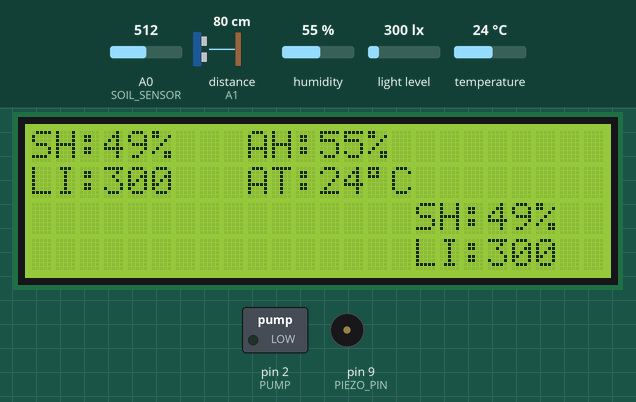
Bench run of a sketch on a simulated Arduino Uno, built with avr-gcc and run on an emulated ATmega328P. Shown: 24×4 character LCD, switched loads named in the sketch (green lamp = pin HIGH), buzzer (waves = sounding). Wiring (inferred from the names in the program): ultrasonic range finder: trigger pin 13; echo A1. Inputs (shaded band) come from the test bench; at power-on: distance to the obstacle (sensor on A1) 80 cm, A0 (SOIL_SENSOR) = 512, humidity 55 %, light level 300 lx, temperature 24 °C. The echo pulse lasts 58.3 µs per cm; pins used as bus, display or sensor lines are not drawn; what the sketch prints to the serial monitor is not drawn.

Above: at 1.2 s.
1.3 s: distance to the obstacle (sensor on A1) set to 2 cm
At 4.9 s:
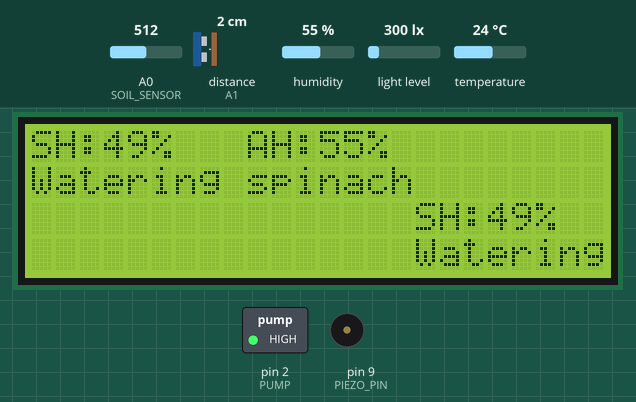
9.3 s: A0 (SOIL_SENSOR) set to 422
At 11.3 s:
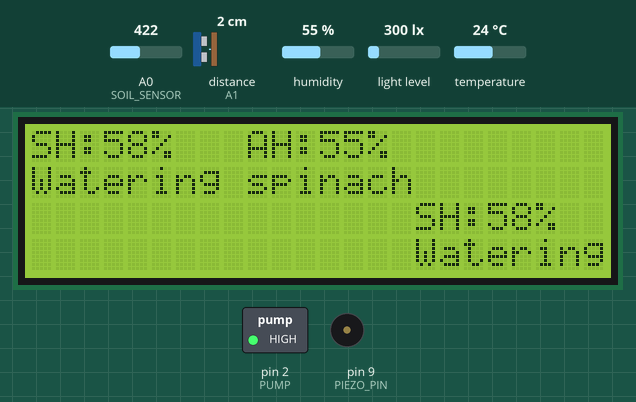
13.4 s: A0 (SOIL_SENSOR) set to 395
At 14.9 s:
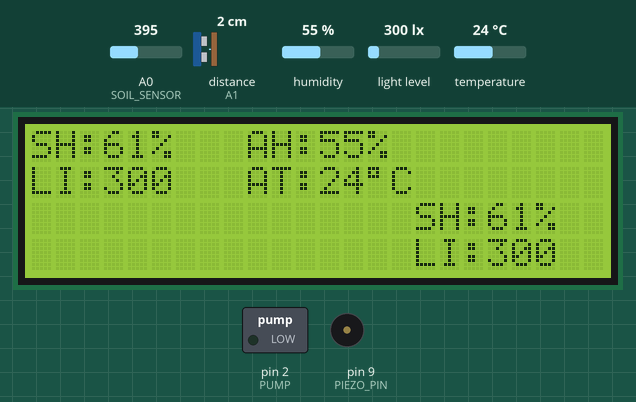
17.5 s: A0 (SOIL_SENSOR) set to 992
At 19.7 s:
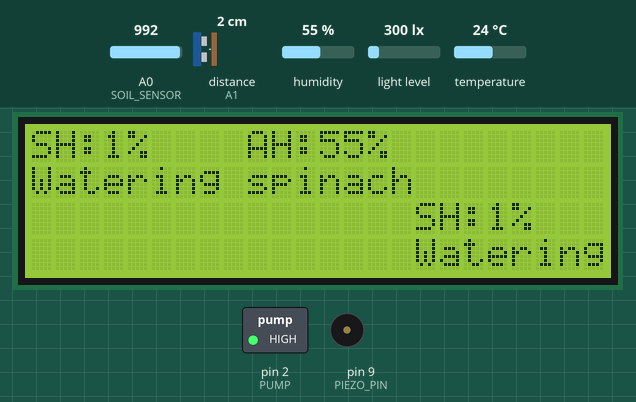
25.5 s: humidity set to 22 %
At 29.2 s:
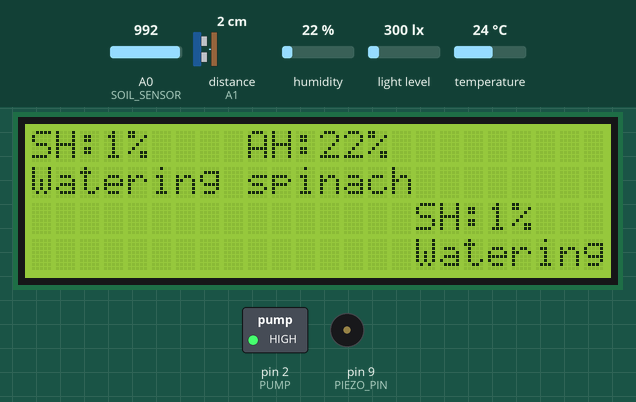
29.6 s: light level set to 40 lx
At 29.91 s:
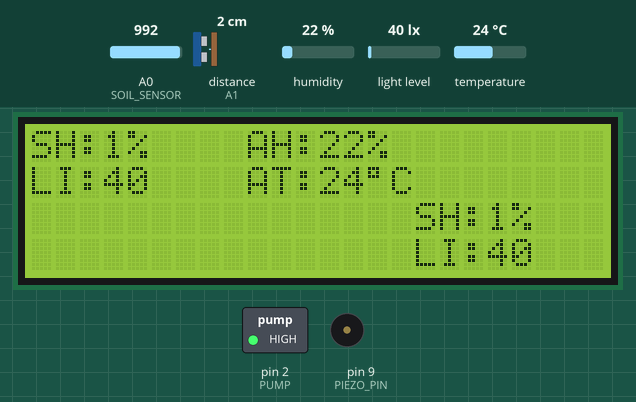
Timing chart, 0 to 32.6 s (numbered marks = the images above; inputs shaded):
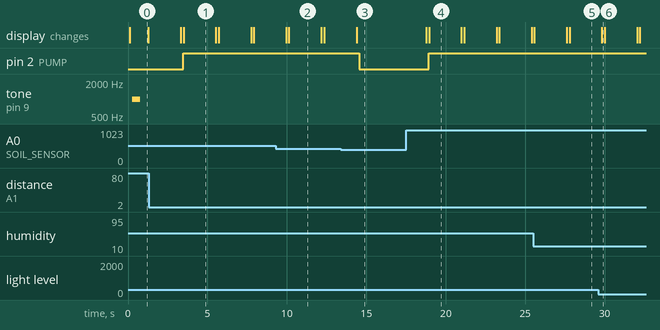

Measured:
- the behaviour switches between 410 and 409 on A0 (SOIL_SENSOR) (found by bisection; images 2 and 3)
- after the input at 1.3 s, pin 2 (PUMP): LOW → HIGH after 2.2 s; tone on pin 9 (PIEZO_PIN): stops changing and stays silent; the display: first differs from a run without the input after 2.2 s (image 1)
- after the input at 9.3 s, the display: first changes after 0.66 s (image 2 shows a later state)
- after the input at 13.4 s, pin 2 (PUMP): HIGH → LOW after 1.1 s; the display: changes after 0.99 s (image 3)
- after the input at 17.5 s, pin 2 (PUMP): LOW → HIGH after 1.4 s; the display: first changes after 1.3 s (image 4 shows a later state)
- after the input at 25.5 s, the display: first differs from a run without the input after 2.1 s (image 5 shows a later state)
- after the input at 29.6 s, the display: changes after 0.23 s (image 6)

The sketch:

auto-irigation_updated.ino
```cpp
#include <LiquidCrystal_I2C.h>
#include <Wire.h>
#include <DHT.h>
#include <BH1750FVI.h>

#define SOIL_SENSOR A0
#define DISTANCE_TRIG 13
#define DISTANCE_ECHO A1
#define DHTTYPE DHT22
#define DHTPIN 3
#define PUMP 2
#define PIEZO_PIN 9

// Inisialisasi variabel
int air_temperature = 0;
int air_humidity = 0;
int soil_humidity = 0;
int water_distance = 0;
uint16_t light_intensity = 0;
int optimal_soil_humidity_range = 0;
int humidity_difference = 0;
bool pumpIsActive = false;
int watering_duration = 0;

//Inisialisasi servo, LCD, dan DHT22
LiquidCrystal_I2C lcd(0x27, 24, 4);
DHT dht (DHTPIN, DHTTYPE);
BH1750FVI lightMeter(BH1750FVI::k_DevModeContLowRes);

// Mendapatkan jarak permukaan air dengan sensor untuk menentukan jumlah air yang tersisa
int getDistance() {
  digitalWrite(DISTANCE_TRIG, LOW);
  delayMicroseconds(2);
  digitalWrite(DISTANCE_TRIG, HIGH);
  delayMicroseconds(10);
  digitalWrite(DISTANCE_TRIG, LOW);

  int duration = pulseIn(DISTANCE_ECHO, HIGH);
  int distance = duration * 0.034 / 2;
  return distance;
}

void setup() {
// Menentukan pinmode dari setiap komponen
  Serial.begin(9600);
  Wire.begin();

  pinMode(PIEZO_PIN, OUTPUT);
  pinMode(DISTANCE_TRIG, OUTPUT);
  pinMode(DISTANCE_ECHO, INPUT);
  pinMode(SOIL_SENSOR, INPUT);
  pinMode(PUMP, OUTPUT);
// Inisialisasi servo dan sensor DHT
  dht.begin();
  lightMeter.begin();
  lightMeter.SetMode(0b00010000);
// Inisialisasi LCD
  lcd.init();
  lcd.backlight();
  digitalWrite(PUMP, LOW);
}

void loop() {
  watering_duration = 0;
// Mengambil data dari sensor
  air_humidity = dht.readHumidity();
  air_temperature = dht.readTemperature();
  soil_humidity = 100 - (analogRead(SOIL_SENSOR) / 10);
  water_distance = getDistance();
  light_intensity = lightMeter.GetLightIntensity();

// Menampilkan data pada layar LCD
  lcd.clear();
  lcd.setCursor(0,0);
  lcd.print("SH:"); //SH: Soil Humidity
  lcd.setCursor(9, 0);
  lcd.print("AH:"); //AH: Air Humidity
  lcd.setCursor(0,1);
  lcd.print("LI:     "); //LI: Light Intensity
  lcd.setCursor(9, 1);
  lcd.print("AT:"); //AT: Air Temperature
  lcd.setCursor(3, 0);
  lcd.print(soil_humidity);
  lcd.print("%");
  lcd.setCursor(12, 0);
  lcd.print(air_humidity);
  lcd.print("%");
  lcd.setCursor(3, 1);
  lcd.print(light_intensity);
  lcd.setCursor(12, 1);
  lcd.print(air_temperature);
  lcd.print((char)223); //Menampilkan simbol derajat
  lcd.print("C");

// Menampilkan konsol debug
  Serial.print("\nSoil humidity: ");
  Serial.print(soil_humidity);
  Serial.print("\n\nAir Temperature: ");
  Serial.print(air_temperature);
  Serial.print("\nAir Humidity: ");
  Serial.print(air_humidity);


// Menentukan kelembapan tanah optimal berdasarkan suhu dan kelembapan udara //
  if (air_temperature >= 25 && air_humidity >= 60 && light_intensity > 1000) {
    optimal_soil_humidity_range = 80;
  } else if (air_temperature >= 20 && air_humidity >= 50 && light_intensity > 500) {
    optimal_soil_humidity_range = 70;
  } else if (air_temperature >= 15 && air_humidity >= 40) {
    optimal_soil_humidity_range = 60;
  } else {
    optimal_soil_humidity_range = 50;
  }

// Menampilkan data debug
  Serial.print("\nOptimal soil humidity range: ");
  Serial.print(optimal_soil_humidity_range);
  Serial.print("\nWatering duration (before): ");
  Serial.print(watering_duration);

// Menampilkan konsol debug
  Serial.print("\nHumidity difference: ");
  Serial.print(humidity_difference);
  Serial.print("\nWatering duration (before adjustment): ");
  Serial.print(watering_duration);

// Menampilkan konsol debug
  Serial.print("\nWatering duration (after): ");
  Serial.print(watering_duration);

// Memeriksa apakah nilai berubah, jika ya, maka servo akan aktif
  if (soil_humidity < optimal_soil_humidity_range && water_distance < 10) {
    digitalWrite(PUMP, HIGH);
    lcd.setCursor(0, 1);
    lcd.print("Watering spinach ");
  } else {
    digitalWrite(PUMP, LOW);
  }

// Membunyikan buzzer jika air sudah hampir habis
  if (water_distance > 10) {
      digitalWrite(PIEZO_PIN, HIGH);
      tone(PIEZO_PIN, 1000);
      delay(500);
      noTone(PIEZO_PIN);
      delay(500);
      lcd.setCursor(0, 1);
      lcd.print("Water tank empty");
    }
    delay(2000);
}
```
